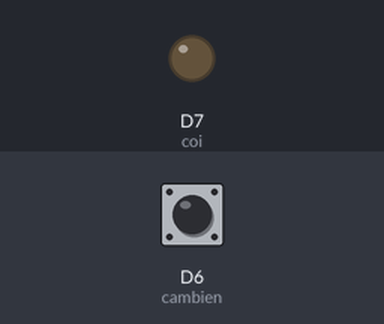
The sketch below on a simulated ESP8266 (NodeMCU). Shown: output pins drawn as LEDs (lit = HIGH). Inputs (shaded band) come from the test bench; at power-on: D6 (cambien) HIGH.

Above: at 1.2 s.
1.3 s: D6 (cambien) pulled LOW for 0.15 s
At 1.37 s:
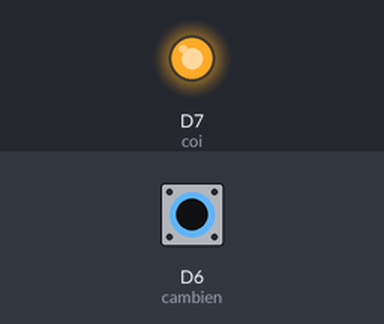
2.9 s: D6 (cambien) pulled LOW for 3.2 s
At 6.7 s:
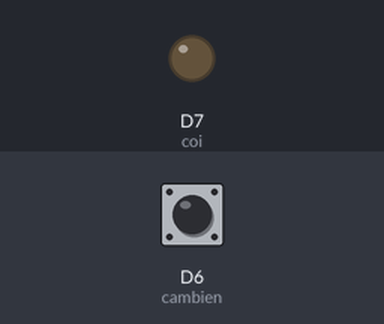
Timing chart, 0 to 8.2 s (numbered marks = the images above; inputs shaded):
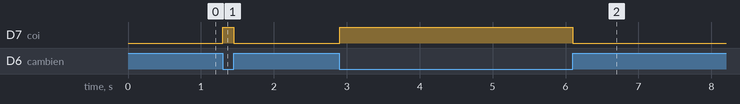

Measured:
- after the input at 1.3 s, D7 (coi): LOW → HIGH at once, → LOW 0.15 s later
- after the input at 2.9 s, D7 (coi): LOW → HIGH at once, → LOW 3.2 s later

The sketch:

CAM_BIEN_LUA.ino
```cpp
#define cambien D6 //Khai báo chân nhận cảm biến
#define coi D7    //Khai báo chân điều khiển qcoi
void setup() {
  pinMode(cambien, INPUT_PULLUP); //Set chân cảm biến là chân nhận tín hiệuu
  pinMode(coi, OUTPUT);///Set chân coi là chân điều khiển
  Serial.begin(9600);
}

void loop() {

  if(digitalRead(cambien) == 0){ //Nếu phát hiện lửa còi kêu
    digitalWrite(coi, HIGH);
  }
  else {//Nếu không thì còi tắt quạt tắt
    digitalWrite(coi, LOW);
  }
}
```
